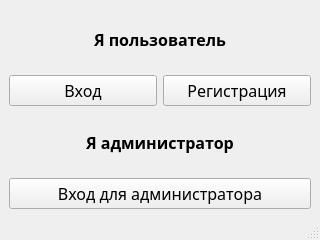
<?xml version="1.0" encoding="UTF-8"?>
<ui version="4.0">
 <class>MainWindow</class>
 <widget class="QMainWindow" name="MainWindow">
  <property name="geometry">
   <rect>
    <x>0</x>
    <y>0</y>
    <width>320</width>
    <height>240</height>
   </rect>
  </property>
  <property name="windowTitle">
   <string>Авторизация</string>
  </property>
  <widget class="QWidget" name="centralwidget">
   <layout class="QGridLayout" name="gridLayout">
    <item row="0" column="0" colspan="2">
     <widget class="QLabel" name="label">
      <property name="font">
       <font>
        <family>Candara</family>
        <pointsize>12</pointsize>
        <weight>75</weight>
        <bold>true</bold>
       </font>
      </property>
      <property name="text">
       <string>Я пользователь</string>
      </property>
      <property name="alignment">
       <set>Qt::AlignCenter</set>
      </property>
     </widget>
    </item>
    <item row="1" column="0">
     <widget class="QPushButton" name="btn_enter">
      <property name="font">
       <font>
        <family>Candara</family>
        <pointsize>12</pointsize>
       </font>
      </property>
      <property name="text">
       <string>Вход</string>
      </property>
     </widget>
    </item>
    <item row="1" column="1">
     <widget class="QPushButton" name="btn_reg">
      <property name="font">
       <font>
        <family>Candara</family>
        <pointsize>12</pointsize>
       </font>
      </property>
      <property name="text">
       <string>Регистрация</string>
      </property>
     </widget>
    </item>
    <item row="2" column="0" colspan="2">
     <widget class="QLabel" name="label_2">
      <property name="font">
       <font>
        <family>Candara</family>
        <pointsize>12</pointsize>
        <weight>75</weight>
        <bold>true</bold>
       </font>
      </property>
      <property name="text">
       <string>Я администратор</string>
      </property>
      <property name="alignment">
       <set>Qt::AlignCenter</set>
      </property>
     </widget>
    </item>
    <item row="3" column="0" colspan="2">
     <widget class="QPushButton" name="btn_auth">
      <property name="font">
       <font>
        <family>Candara</family>
        <pointsize>12</pointsize>
       </font>
      </property>
      <property name="text">
       <string>Вход для администратора</string>
      </property>
     </widget>
    </item>
   </layout>
  </widget>
  <widget class="QMenuBar" name="menubar">
   <property name="geometry">
    <rect>
     <x>0</x>
     <y>0</y>
     <width>320</width>
     <height>22</height>
    </rect>
   </property>
  </widget>
  <widget class="QStatusBar" name="statusbar"/>
 </widget>
 <resources/>
 <connections/>
</ui>
